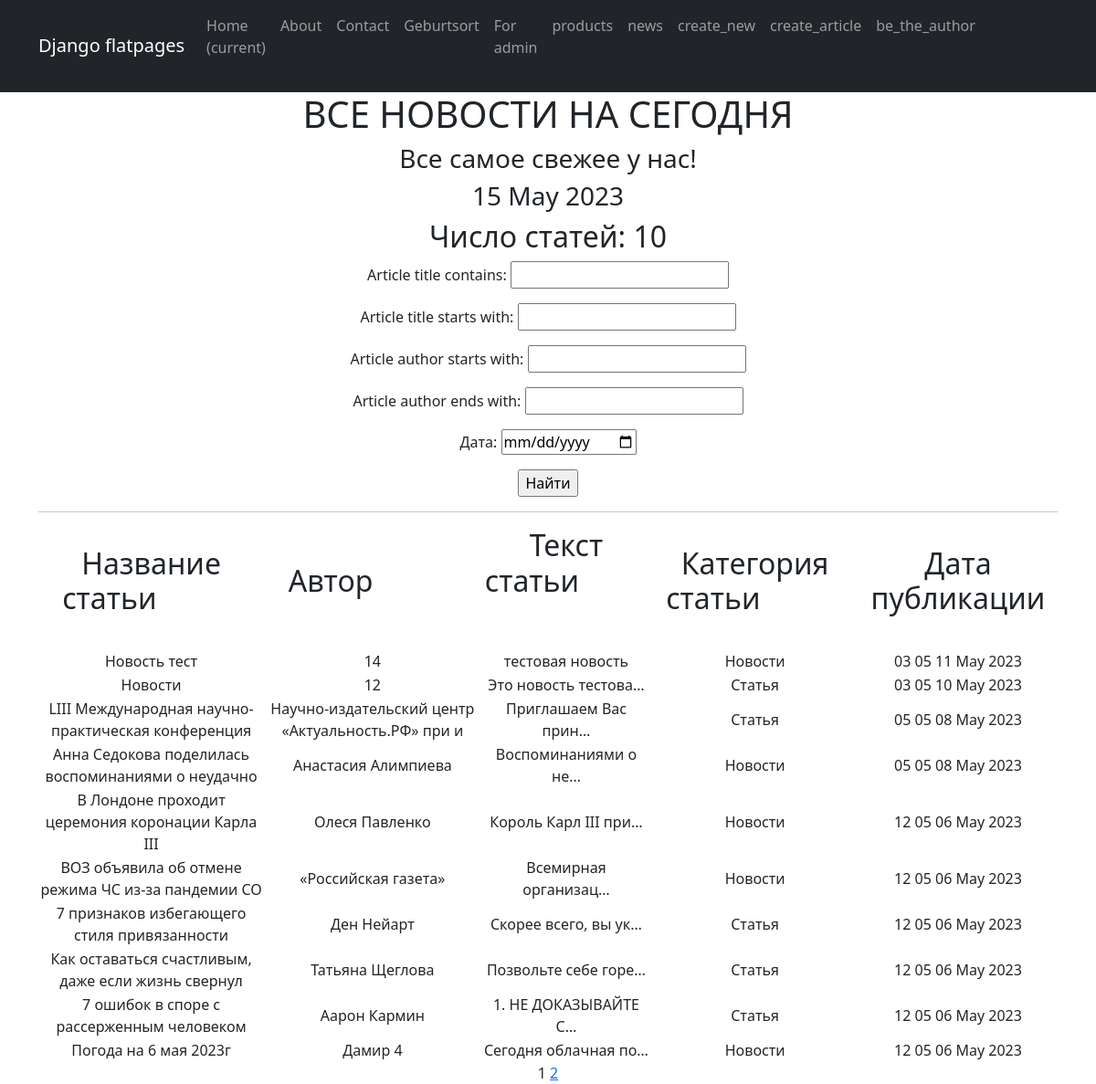
Page /post/ on the committed database.
### simpleapp/models.py (models this page shows, shortened)
class NewsPortal(models.Model):
    sort_date_of_publication = models.DateTimeField(auto_now_add=True)
    article_title = models.CharField(max_length=50, unique=True)   # названия статьи не должны повторяться
    article_author = models.CharField(max_length=50)
    article_description = models.TextField()   # Текст статьи
    news_category = models.ForeignKey(to='NewsCategory', on_delete=models.CASCADE, related_name='news')   # все

class NewsCategory(models.Model):
    article_title = models.CharField(max_length=100, unique=True)

### simpleapp/views.py (the view)
# urls.py: path('post/', NewsList.as_view(), name='new_list'),
class NewsList(ListView):
    model = NewsPortal
    ordering = '-sort_date_of_publication'
    template_name = 'flatpages/news.html'
    context_object_name = 'news'
    paginate_by = 10  # вот так мы можем указать количество записей на странице
    def get_queryset(self):
        queryset = super().get_queryset()
        self.filterset = NewsFilter(self.request.GET, queryset)
        return self.filterset.qs
    def get_context_data(self, **kwargs):
        context = super().get_context_data(**kwargs)
        context['time_now'] = datetime.utcnow()
        context['next_sale'] = 'Все самое свежее у нас!'
        context['filterset'] = self.filterset
        return context

### simpleapp/templatetags/custom_censor.py (called while the page is built)
def censor(value):
    bad_words = ['обезьян', 'Мартышки']
    for word in bad_words:
        value = value.replace(word, '*' * len(word))
    return value

### templates/flatpages/news.html (shortened to what this page needs)
{% extends 'flatpages/default.html' %}
{% load custom_censor %}
{% block content %}
   <h1>ВСЕ НОВОСТИ НА СЕГОДНЯ</h1>
   <h3> {{ next_sale|default_if_none:"Свежие новости каждый день!" }} </h3>
   <h3>{{ time_now|date:'d M Y' }}</h3>
   <tr>
      <h2>Число статей: {{ news|length  }} </h2>
   </tr>
   <form action="" method="get">
       {{ filterset.form.as_p }}
       <input type="submit" value="Найти" />
   </form>
   <hr>
   {% if news %}
       <table>
           <tr>
               <td><h2><p style="text-align: center;">Название статьи&nbsp; &nbsp; &nbsp; &nbsp; &nbsp; &nbsp;
               </p></h2></td>
               <td><h2><p style="text-align: center;">Автор&nbsp; &nbsp; &nbsp; &nbsp; &nbsp; &nbsp;
               </p></h2></td>
               <td><h2><p style="text-align: center;"> Текст статьи&nbsp; &nbsp; &nbsp; &nbsp; &nbsp; &nbsp; </p></h2></td>
               <td><h2><p style="text-align: center;"> Категория статьи&nbsp; &nbsp; &nbsp; &nbsp; &nbsp; &nbsp; </p></h2></td>
               <td><h2><p style="text-align: center;"> Дата публикации</p></h2></td>
           </tr>
            {% for new in news %}
            <tr>
              <td>{{ new.article_title|censor }}</td>
              <td>{{ new.article_author }}</td>
              <td>{{ new.article_description|truncatechars:20|censor }}</td>
              <td>{{ new.news_category.article_title }}</td>
              <td>{{ new.sort_date_of_publication|date:'h m d M Y' }}</td>
            </tr>
            {% endfor %}
       </table>
   {% else %}
       <h2>Статей нет!</h2>
   {% endif %}
   {{ page_obj.number }}
   {% if page_obj.has_next %}
       <a href="?page={{ page_obj.next_page_number }}">{{ page_obj.next_page_number }}</a>
   {% endif %}
{% endblock content %}

### rows in the picture
NewsPortal: article_title|censor "Новость тест", article_author "14", article_description|censor "тестовая новость", news_category.article_title "Новости", sort_date_of_publication "03 05 11 May 2023"
NewsPortal: article_title|censor "Новости", article_author "12", article_description|censor "Это новость тестова…", news_category.article_title "Статья", sort_date_of_publication "03 05 10 May 2023"
NewsPortal: article_title|censor "LIII Международная научно-практическая конференция", article_author "Научно-издательский центр «Актуальность.РФ» при и", article_description|censor "Приглашаем Вас прин…", news_category.article_title "Статья", sort_date_of_publication "05 05 08 May 2023"
NewsPortal: article_title|censor "Анна Седокова поделилась воспоминаниями о неудачно", article_author "Анастасия Алимпиева", article_description|censor "Воспоминаниями о не…", news_category.article_title "Новости", sort_date_of_publication "05 05 08 May 2023"
NewsPortal: article_title|censor "В Лондоне проходит церемония коронации Карла III", article_author "Олеся Павленко", article_description|censor "Король Карл III при…", news_category.article_title "Новости", sort_date_of_publication "12 05 06 May 2023"
NewsPortal: article_title|censor "ВОЗ объявила об отмене режима ЧС из-за пандемии CO", article_author "«Российская газета»", article_description|censor "Всемирная организац…", news_category.article_title "Новости", sort_date_of_publication "12 05 06 May 2023"
NewsPortal: article_title|censor "7 признаков избегающего стиля привязанности", article_author "Ден Нейарт", article_description|censor "Скорее всего, вы ук…", news_category.article_title "Статья", sort_date_of_publication "12 05 06 May 2023"
NewsPortal: article_title|censor "Как оставаться счастливым, даже если жизнь свернул", article_author "Татьяна Щеглова", article_description|censor "Позвольте себе горе…", news_category.article_title "Статья", sort_date_of_publication "12 05 06 May 2023"
NewsPortal: article_title|censor "7 ошибок в споре с рассерженным человеком", article_author "Аарон Кармин", article_description|censor "1. НЕ ДОКАЗЫВАЙТЕ С…", news_category.article_title "Статья", sort_date_of_publication "12 05 06 May 2023"
NewsPortal: article_title|censor "Погода на 6 мая 2023г", article_author "Дамир 4", article_description|censor "Сегодня облачная по…", news_category.article_title "Новости", sort_date_of_publication "12 05 06 May 2023"

### other values in the picture
{{ next_sale|default_if_none:"Свежие новости каждый день!" }} "Все самое свежее у нас!"
{{ time_now|date:'d M Y' }} "15 May 2023"
{{ news|length }} "10"
{{ page_obj.number }} "1"
{{ page_obj.next_page_number }} "2"
